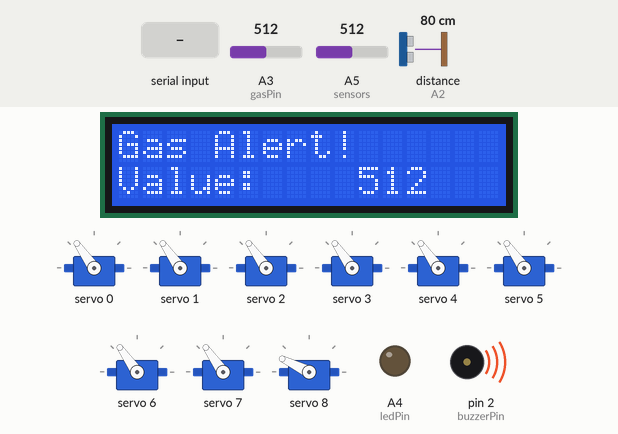
This sketch was run on a simulated Arduino Uno, built with avr-gcc and run on an emulated ATmega328P. Shown: 9 × servo, 16×2 character LCD, output pins drawn as LEDs (lit = HIGH), buzzer (waves = sounding, pin HIGH). Inputs (shaded band) come from the test bench; at power-on: A3 (gasPin) = 512, A5 (sensors) = 512, distance to the obstacle (sensor on A2) 80 cm. The echo pulse lasts 58.3 µs per cm; what the sketch prints to the serial monitor is not drawn.

Above: at 11.4 s.
11.5 s: "M" received over Serial
At 11.69 s:
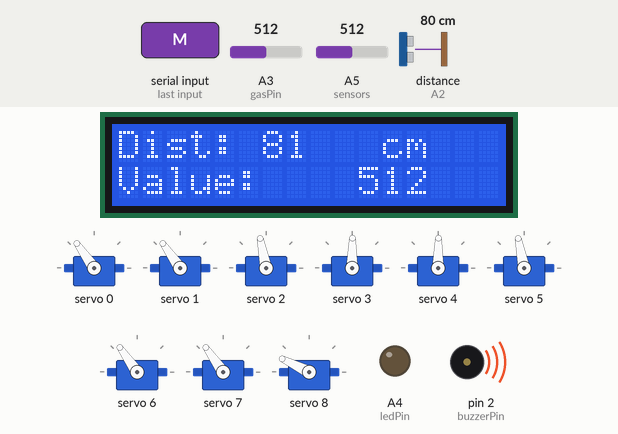
13.8 s: A3 (gasPin) set to 365
At 14.44 s:
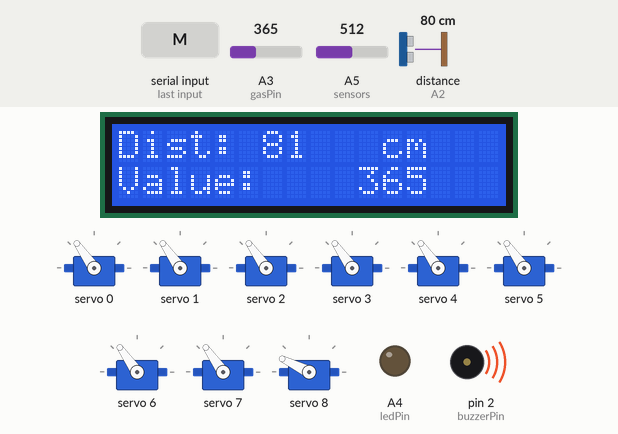
15.3 s: A3 (gasPin) set to 342
At 16.43 s:
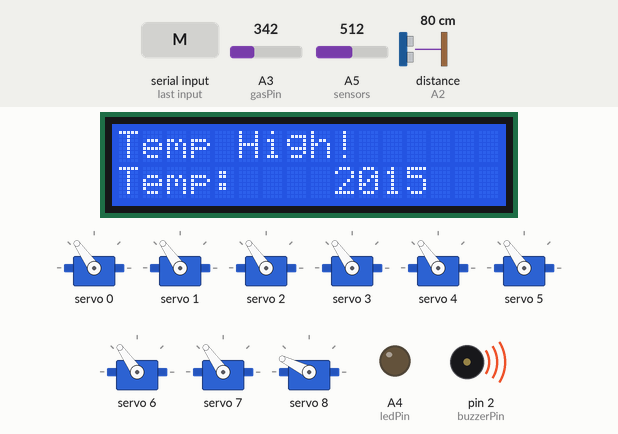
18.3 s: A5 (sensors) set to 201
At 19.16 s:
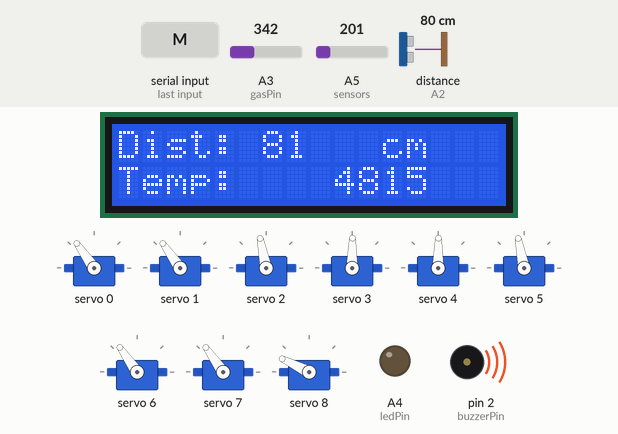
20.3 s: A5 (sensors) set to 172
At 21.65 s:
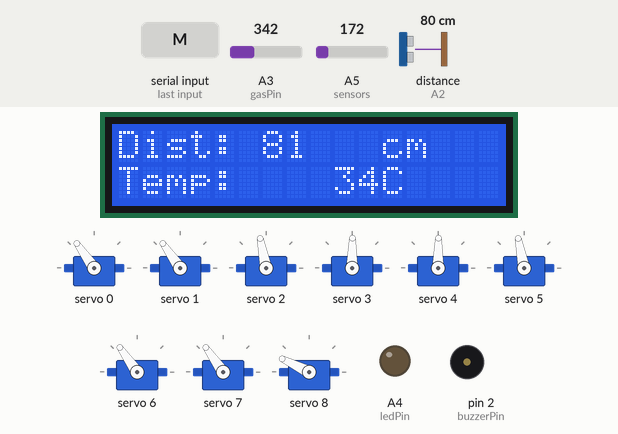
23.3 s: distance to the obstacle (sensor on A2) set to 42 cm
At 24.4 s:
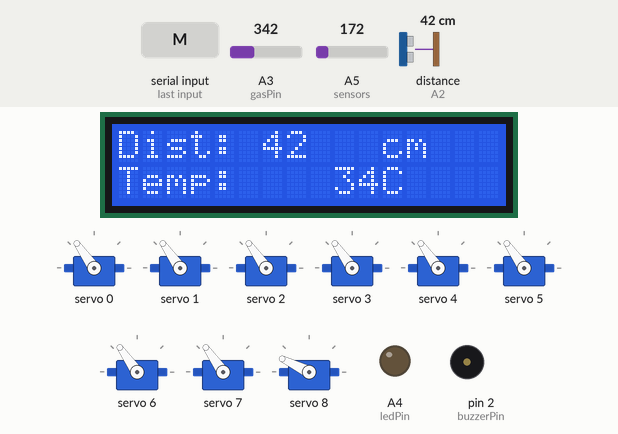
25.5 s: distance to the obstacle (sensor on A2) set to 37 cm
Timing chart, 0 to 35.3 s (numbered marks = the images above; inputs shaded):
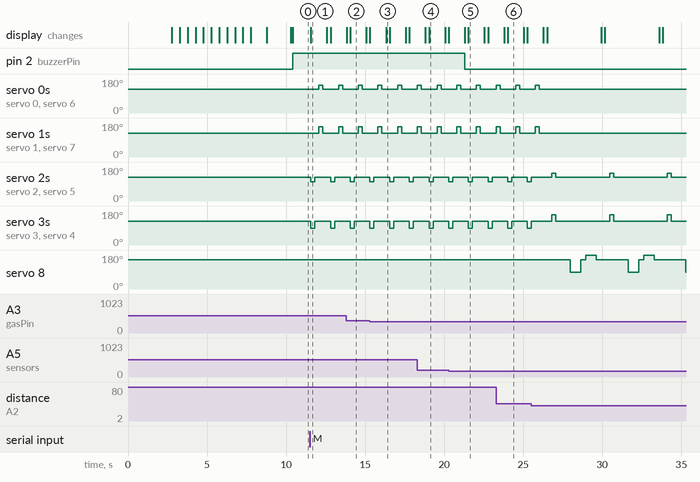

Measured:
- the behaviour switches between 351 and 350 on A3 (gasPin) (found by bisection; images 2 and 3)
- the behaviour switches between 186 and 185 on A5 (sensors) (found by bisection; images 4 and 5)
- after the input at 11.5 s, servo 0: alternates 148° for 0.25 s and 125° for 0.99 s, starting after 0.58 s; servo 1: alternates 160° for 0.25 s and 125° for 0.99 s, starting after 0.58 s
- after the input at 13.8 s, the display: first changes at once (image 2 shows a later state)
- after the input at 15.3 s, the display: first differs from a run without the input after 1.0 s (image 3)
- after the input at 18.3 s, the display: first changes after 0.51 s (image 4 shows a later state)
- after the input at 20.3 s, pin 2 (buzzerPin): HIGH → LOW after 1.0 s; the display: first changes after 1.0 s (image 5 shows a later state)
- after the input at 23.3 s, the display: first differs from a run without the input after 0.72 s (image 6)
- after the input at 25.5 s, servo 0, servo 1, servo 6, servo 7: goes on until 26.0 s, then stays 125°; servo 8: 154° → 89° after 2.5 s, → 154° 0.67 s later, → 180° 0.30 s later, → 154° 0.67 s later, … (9 changes in this stretch)

The sketch:

sketch_may28a.ino
```cpp
#include <LiquidCrystal.h>  // library  to bring the LCD
#include <SoftwareSerial.h>  // libarary to connect the serial to be able to link the bluetooth
#include <Wire.h>  // library to connect the shield
#include <Adafruit_PWMServoDriver.h>  //libarry of the servo shield
#include <NewPing.h>  // libarary for the ultrasonic sensor
Adafruit_PWMServoDriver pwm = Adafruit_PWMServoDriver();  // define the shield

#define SERVOMIN 150
#define SERVOMAX 600  // define the servo limits
#define trigPin A3  // determine the pin that the trig side of the ultrasonic sensor connected with
#define echoPin A2  // determine the pin that the echo side of the ultrasonic sensor connected with
#define maximum_distance 200  // define the maximum distance which will be used lately
#define buzzerPin 2  // determine the pin that the buzzer connected with
#define gasPin 3  // determine the pin that the gas sensor connected with

LiquidCrystal lcd(9, 8, 7, 6, 5, 4);  // determine the pins that the LCD sides connected with

const int ledPin = A4;  // determine the pin for the LED which will be used for lighting

int celsius;  // determine the change in heat that keep the temperature in celsius measure

boolean goesForward = false;  // when the robot run out, do not goes forward immediately
int distance = 100;  // intial distance
NewPing sonar(trigPin, echoPin, maximum_distance);  // define the sides of the ultrasonic sensor by using the libarary
boolean mazeMode = false;  // when the robot run out, the Auto mode is not turn on yet
int angleToPulse(int angle) {
  return map( angle, 0, 180, SERVOMIN, SERVOMAX);  // function contributing to convert the angle to something that the shield can understand
}

                // define the prototypes where each has the same function as its name
int readPing();
int lookRight();
int lookLeft();
void moveStop();
void moveForward();
void moveBackward();
void turnRight();
void turnLeft();

char t;  // variable of letter kind to receive the order via mobile bluetooth

unsigned long previousMillis = 0;  // variable to keep the last time (smart time cycle)
const long fiveMinutes = 300000;  // determine the time whihc is 5 minutes or 300000 milliseconds
const long halfMinute = 30000;  // determine half seconds or 30000 milliseconds

void setup() {

  Serial.begin(9600);  // intial connection connection between the bluetooth and the project
  pwm.begin();
  pwm.setPWMFreq(50);  // starting the motors with 50 frequency

  moveStop();
  pwm.setPWM(8, 0, angleToPulse(115));  // deirect the servo motor for the angle of 115 degree
  delay(2000);  // takes 2 seconds to make the servo take its place

  distance = readPing();  // take the first read to update the virable
  delay(100);  // delay 0.1 seconds
  distance = readPing();  // take the second read to update
  delay(100);
  distance = readPing();
  delay(100);
  distance = readPing();
  delay(100);

  pinMode(ledPin, OUTPUT);
  pinMode(buzzerPin, OUTPUT);  // buzzer function sends sound as an output
  lcd.begin(16, 2);  // LCD size is 16x2
  lcd.setCursor(0,0);  // make the LCD to write in the first colume and first line
  lcd.print("Calibrating");  // LCD starts with display the word Calibrating
  for(int i = 0; i < 10; i ++) {
    if(i == 4) {
      lcd.setCursor(0, 1);  // repeat the print until in the fourth transfer to line two
      lcd.print(".");  // print a dot
    }
    else lcd.print(".");
    delay(500);  // wait 0.5 seconds between the dots and the another
  }
  lcd.setCursor(5, 1);  // determine the location of the sentence to print done
  lcd.print("done");
  delay(1000);
  lcd.clear();  // delete all things on the LCD and make it clean
  lcd.setCursor(1, 0);
  lcd.print("Hail Fally Active");  // print that the project is now ready
  delay(1500);
  lcd.clear();
}
void loop() {
  int distanceRight = 0;  // detect the right distance and save it in every loop
  int distanceLeft = 0;  // detect the right distance and save it in every loop
  delay(50);  // short delay
  distance = readPing();  // saving the distance in the ultrasonic sensor and use them lately

  lcd.setCursor(0, 0);  // print in this colume and line
  lcd.print("Dist: ");  // print the word Dist in fornt of it the distance in cm value
  lcd.print(distance);
  lcd.print("   cm");  // display the distance in cm and its value
  Serial.print(distance);
  Serial.println();
  if(Serial.available()) {  // send the value of the distance to the mobile via bluetooth
    t = Serial.read();
    Serial.println(t);  // read the letter to ensure and control
  }
  if(t == 'M') {
    mazeMode = true;  // when put Auto mode in the app which define with varible M it will turn on the mazeMode
  }
  else if(t == 'S') {
    mazeMode = false;
    moveStop();
  }
  if(mazeMode == true) {
    if(distance >= 40) {  // in the mazeMode or Auto mode if the distance is higher than 40 the robot will go forwarad without any problems
      moveForward();
    }
    else {  // if the distance lower than 40 another road will the robot take
      moveStop();
      delay(300);
      moveBackward();  // firstly it will stop then turn back then stop
      delay(400);
      moveStop();

      distanceRight = lookRight();
      delay(300);
      distanceLeft = lookLeft();  // secondly it will look right and save the distance then look left and save the distance
      delay(300);
      if(distanceRight > distanceLeft) {
        turnRight();
        moveForward();  // if the save right distance higher than the save left distance it will go right
      }
      else if(distanceLeft > distanceRight) {
        turnLeft();
        moveForward();  // if the save right distance higher than the save left distance it will go right
      }
    }
  }
  else {
  if(t == 'F') {  // move forward by the two motors that go forward( saying go in the app means F as well thus it will move using the voice via app)
  moveForward();
  }
  else if( t == 'B') {  // move reverse
  moveBackward();
  }
  else if( t == 'L') {  // turn right( left side by the wheels go right )
    turnLeft();
  }
  else if(t == 'R') {  // turn left( right side by the wheels go right )
    turnRight();
  }
  }
  if( t == 'H') {  // H refers to turn on the buzzer that will produce sounds via click the button in the app
    digitalWrite(buzzerPin, HIGH);
  }
  else if( t == 'X') {  // X refers to turn off all function including light and buzzer
    digitalWrite(buzzerPin, LOW);
    digitalWrite(ledPin, LOW);
  }
  else if(t == 'O') {  // O refers to turn on the light
    digitalWrite(ledPin, HIGH);
  }
  int gasSensor = analogRead(gasPin);
  celsius = map(((analogRead(A5)- 20)*3.04), 0,1023, -40, 125);  // reading the sensors values including gas and temperature sensors and convert the convert the temprature to celsius
  unsigned long currentMillis = millis();  // the time from starting the arduino to work

if(gasSensor > 350) {
  digitalWrite(buzzerPin, HIGH);  // if the gas value exceeds 350 so the buzzer will turn on and make sounds
  lcd.setCursor(0,0);
  lcd.print("Gas Alert!       ");  // LCD display that there is a gas disaster
  lcd.setCursor(0, 1);
  lcd.print("Value:    "); lcd.print(gasSensor);  // display the value of the gas in this time
  Serial.println("GAS_DANGER");  // to warn in the mobile app that there is gas problem
}
else if(celsius > 40) {
  lcd.setCursor(0, 0);
  lcd.print("Temp High!       ");  // when temperature is higher than 40 the LCD display Temp High to warn the client
  lcd.setCursor(0, 1);
  lcd.print("Temp:    ");  // the value of the temperature
  lcd.print(celsius);
  Serial.println("TEMP_DANGER");  // to warn in the mobile that the temprature is so high
}
else {
  if (t != 'H')  {
    digitalWrite(buzzerPin, LOW);  // buzzer turn off
  }
  Serial.print("STABLE");  // if you dont put anything or nothing is going on thus the mobile app show stable
  unsigned long cycleTime = currentMillis % ( 2 * (fiveMinutes + halfMinute));  // determine the tiem for each gas and temprature sensors to display in a cycle
  if (cycleTime < halfMinute) {  // the first half in the full cycle
    lcd.setCursor(0, 0);
    lcd.print("Temp Display    ");  // LCD show that its now the signal for the temperature
    lcd.setCursor(0, 1);
    lcd.print("Temp:    "); lcd.print(celsius); lcd.print("C    ");  // print the temperature value in celsius
  }
  else if (cycleTime < halfMinute) {  // its time for the gas to display in the LCD
    lcd.setCursor(0, 0);
    lcd.print("Gas Display    ");  // print that the gas value is now detected
    lcd.setCursor(0, 1);
    lcd.print("Value:    "); lcd.print(gasSensor); lcd.print("        ");  // show the gas value
  }
  else {
    lcd.setCursor(0, 0);
    lcd.print("Running... ");  // between the 5 minutes between the two sensors, this time will be for the ultrasonic to show the distance
    lcd.setCursor(0, 1);
    lcd.print("Dist:   "); lcd.print(distance); lcd.print(" cm    ");  // print the distance value in cm
  }
}
delay(100);  // a little delay for any issue
  }

int readPing() {
   delay(70);  // a little delay to avoid collision between the waves
   int cm = sonar.ping_cm();  // send a wave and detect the distance now
   if (cm == 0) {  // the sensor gives 0 if the rought object is so far from the robot
    cm = 250;  // thus make the seafy distance is 250cm
     }
     return cm;  // return the distance that the sensor detect
    }

  int lookRight() {  // function for detecting the right distance
    pwm.setPWM(8, 0, angleToPulse(60));  // direct the servo motor in angel of 60 degree
    delay(500);
    int dist = readPing();  // save the right distance
    delay(100);
    pwm.setPWM(8, 0, angleToPulse(115));  // return the servo to its original angle
    return dist;  // return the distance that the sensor detect in right
  }
    int lookLeft() {  // function for detecting the left distance
    pwm.setPWM(8, 0, angleToPulse(170));  // direct the servo motor in angel of 170 degree
      delay(500);
      int dist = readPing();  // save the left distance
      delay(100);
      pwm.setPWM(8,0, angleToPulse(115));  // return the servo to its original angle
    return dist;  // return the distance that the sensor detect in right
    }


   void moveStop() {  // function for stoping the robot
   pwm.setPWM(0, 0, angleToPulse(90));
   pwm.setPWM(1, 0, angleToPulse(90));
   pwm.setPWM(2, 0, angleToPulse(90));
   pwm.setPWM(3, 0, angleToPulse(90));
   pwm.setPWM(4, 0, angleToPulse(90));  // making all the servo motors in the 90 degrees angle due to holding them stop
   pwm.setPWM(5, 0, angleToPulse(90));
   pwm.setPWM(6, 0, angleToPulse(90));
   pwm.setPWM(7, 0, angleToPulse(90));
   goesForward = false;
  }
  void moveForward() {  // function for going forward
  goesForward = true;  // uper legs move and therefore the lower leg will move too
  pwm.setPWM(2, 0, angleToPulse(70));  //  the oppsite two legs( forward left and backward right) move together
  pwm.setPWM(3, 0, angleToPulse(60));  // the upper motors(2, 5) and lower motors(3, 4)
  pwm.setPWM(5, 0, angleToPulse(70));
  pwm.setPWM(4, 0, angleToPulse(60));
  delay(250);

  pwm.setPWM(2, 0, angleToPulse(90));  // return them to the regular state to pull the body
  pwm.setPWM(3, 0, angleToPulse(90));
  pwm.setPWM(5, 0, angleToPulse(90));
  pwm.setPWM(4, 0, angleToPulse(90));
  delay(250);

  pwm.setPWM(0, 0, angleToPulse(110));  // the other two legs(forward right and backward left) move together
  pwm.setPWM(1, 0, angleToPulse(120));  // upper motors(0, 6) lower motors(1, 7)
  pwm.setPWM(6, 0, angleToPulse(110));
  pwm.setPWM(7, 0, angleToPulse(120));
  delay(250);

  pwm.setPWM(0, 0, angleToPulse(90));  // return them to the regular state to pull the body
  pwm.setPWM(1, 0, angleToPulse(90));
  pwm.setPWM(6, 0, angleToPulse(90));
  pwm.setPWM(7, 0, angleToPulse(90));
  delay(250);
  }
  void moveBackward() {  // function for backward
  goesForward = false;  // same as the forward however, change the goesForward = true to = false
  pwm.setPWM(2, 0, angleToPulse(110));  // change the angles only between the two lines
  pwm.setPWM(3, 0, angleToPulse(120));
  pwm.setPWM(5, 0, angleToPulse(110));
  pwm.setPWM(4, 0, angleToPulse(120));
  delay(250);
  pwm.setPWM(2, 0, angleToPulse(90));
  pwm.setPWM(3, 0, angleToPulse(90));
  pwm.setPWM(5, 0, angleToPulse(90));
  pwm.setPWM(4, 0, angleToPulse(90));
  delay(250);
  pwm.setPWM(0, 0, angleToPulse(70));
  pwm.setPWM(1,0, angleToPulse(60));
  pwm.setPWM(6,0, angleToPulse(70));
  pwm.setPWM(7,0, angleToPulse(60));
  moveStop();  // instead of writing it again i use the function of stop
  delay(250);
  }
  void turnRight() {  // function for turning the robot to the right
  pwm.setPWM(0, 0, angleToPulse(70));  // change the angle to 70 degrees which is the rihgt of the servo
  pwm.setPWM(2, 0, angleToPulse(70));
  pwm.setPWM(4, 0, angleToPulse(70));
  pwm.setPWM(6, 0, angleToPulse(70));
  delay(300);
  moveStop();  // using it to pull the body
  }
  void turnLeft() {  // function for turning the robot to the left
  pwm.setPWM(0, 0, angleToPulse(110));   // change the angle to 110 degrees which is the left of the servo
  pwm.setPWM(2, 0, angleToPulse(110));
  pwm.setPWM(4, 0, angleToPulse(110));
  pwm.setPWM(6, 0, angleToPulse(110));
  delay(300);
  moveStop();  // using it to pull the body
  }
```
